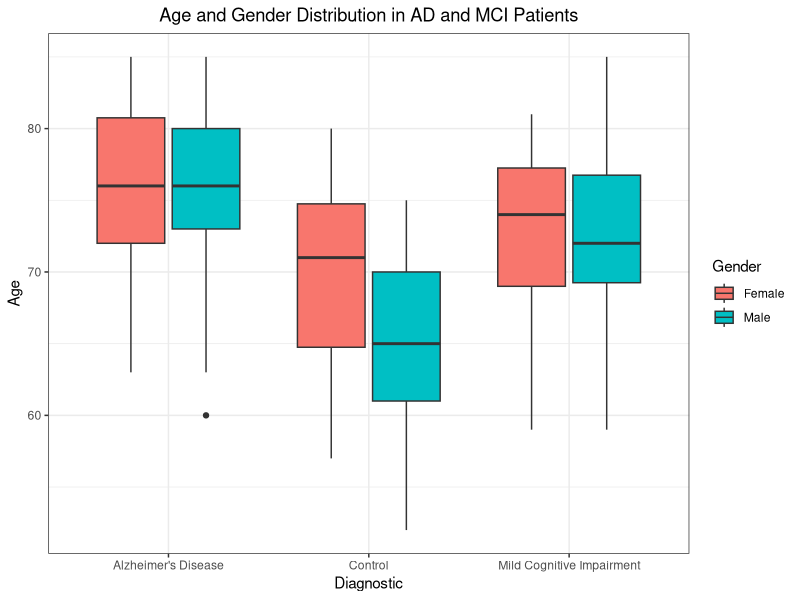
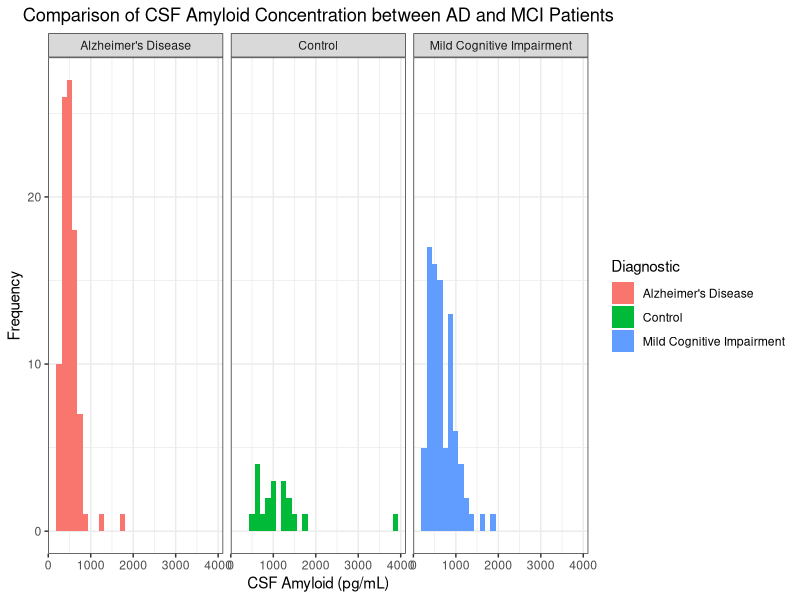
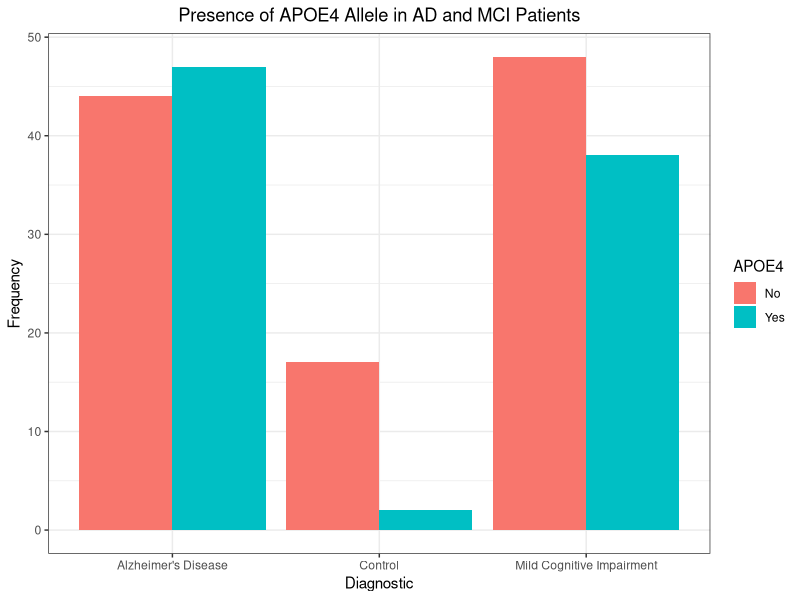
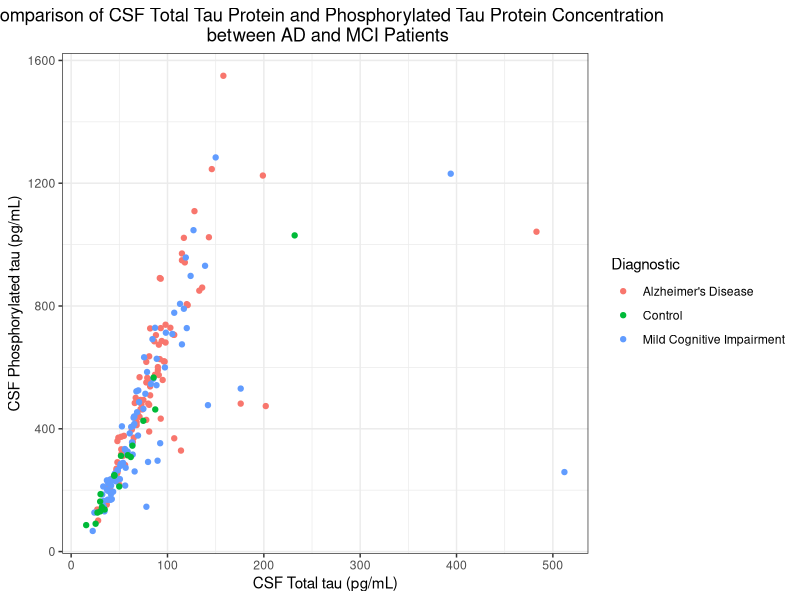

Generate these figures, in order, with R:

# Data input
my_data <- read.csv("Plasma lipidomics in Alzheimers disease and its progression-1.csv")
View(my_data)

# Data cleaning
my_data_2 <- my_data[ , c(1:9)]
View(my_data_2)

my_data_2[my_data_2== ""] <- NA
View(my_data_2)

my_data_3 <- na.omit(my_data_2)
View(my_data_3)

# Data visualization
library(ggplot2)

# Boxplot
ggplot(data = my_data_3, aes(x= my_data_3$Diagnostic, y= my_data_3$Age, 
                             fill= my_data_3$Sex)) +
  labs( x= "Diagnostic", y= "Age", fill= "Gender", 
        title= "Age and Gender Distribution in AD and MCI Patients") +
  geom_boxplot() +
  theme_bw() +
  theme(plot.title = element_text(hjust = 0.5))

# Histogram
ggplot(data = my_data_3, aes(x = my_data_3$CSF.Amyloid..pg.mL. , fill = my_data_3$Diagnostic )) +
  labs( x= "CSF Amyloid (pg/mL)", y= "Frequency", fill= "Diagnostic", 
        title= "Comparison of CSF Amyloid Concentration between AD and MCI Patients") +
  geom_histogram() +
  facet_wrap(~Diagnostic) +
  theme_bw() +
  theme(plot.title = element_text(hjust = 0.5))

# Grouped Barplot
ggplot(data = my_data_3, aes(x= my_data_3$Diagnostic, fill= my_data_3$APOE4)) +
  labs( x= "Diagnostic", y= "Frequency", fill= "APOE4", 
        title= "Presence of APOE4 Allele in AD and MCI Patients") +
  geom_bar(position= "dodge") +
  theme_bw() +
  theme(plot.title = element_text(hjust = 0.5))

# Scatterplot
ggplot(data = my_data_3, aes(x= my_data_3$CSF.Phosphorylated.tau..pg.mL. , 
                             y= my_data_3$CSF.Total.tau..pg.mL. , 
                             col=my_data_3$Diagnostic)) + 
  labs( x= "CSF Total tau (pg/mL)", y= "CSF Phosphorylated tau (pg/mL)",
        col= "Diagnostic",
        title= "Comparison of CSF Total Tau Protein and Phosphorylated Tau Protein Concentration\n between AD and MCI Patients") +
  geom_point() +
  theme_bw() +
  theme(plot.title = element_text(hjust = 0.5))
